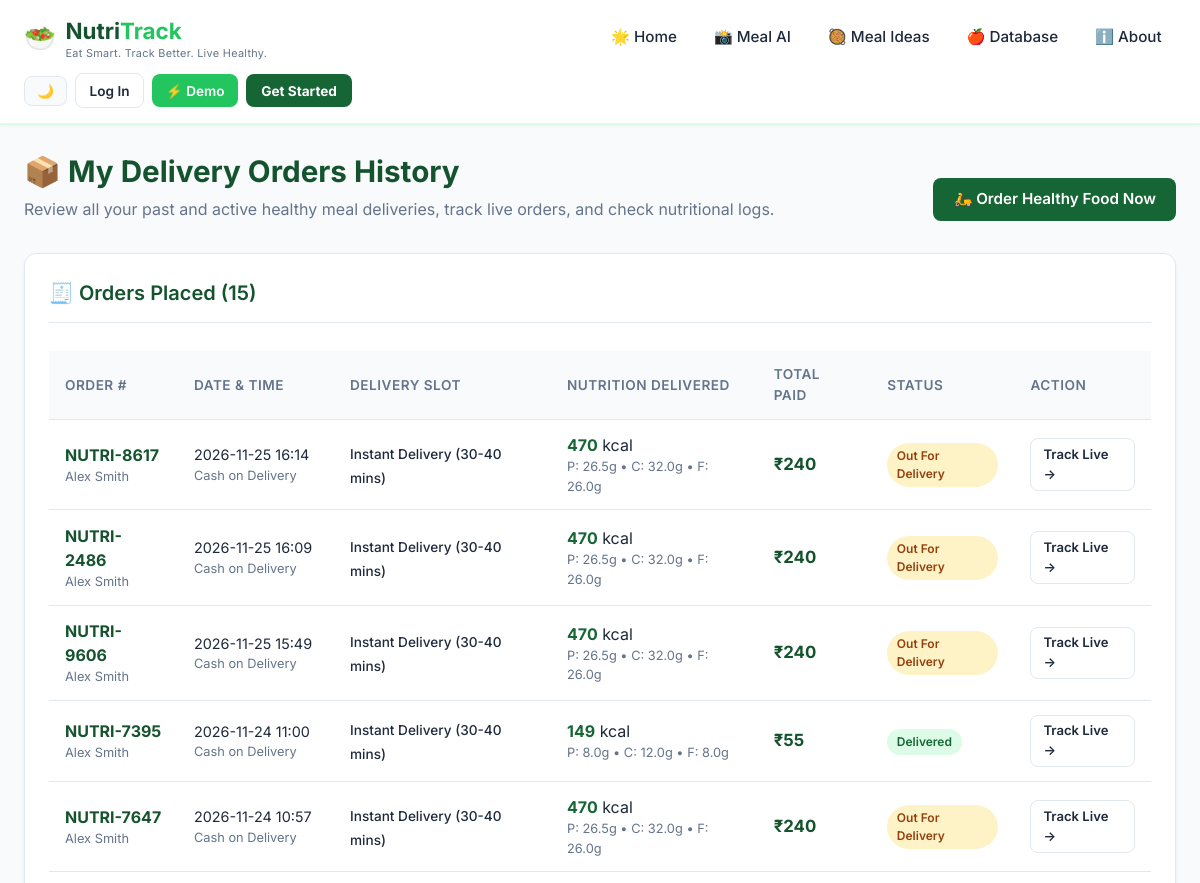
The page /orders (upper part) on the database as committed earlier.
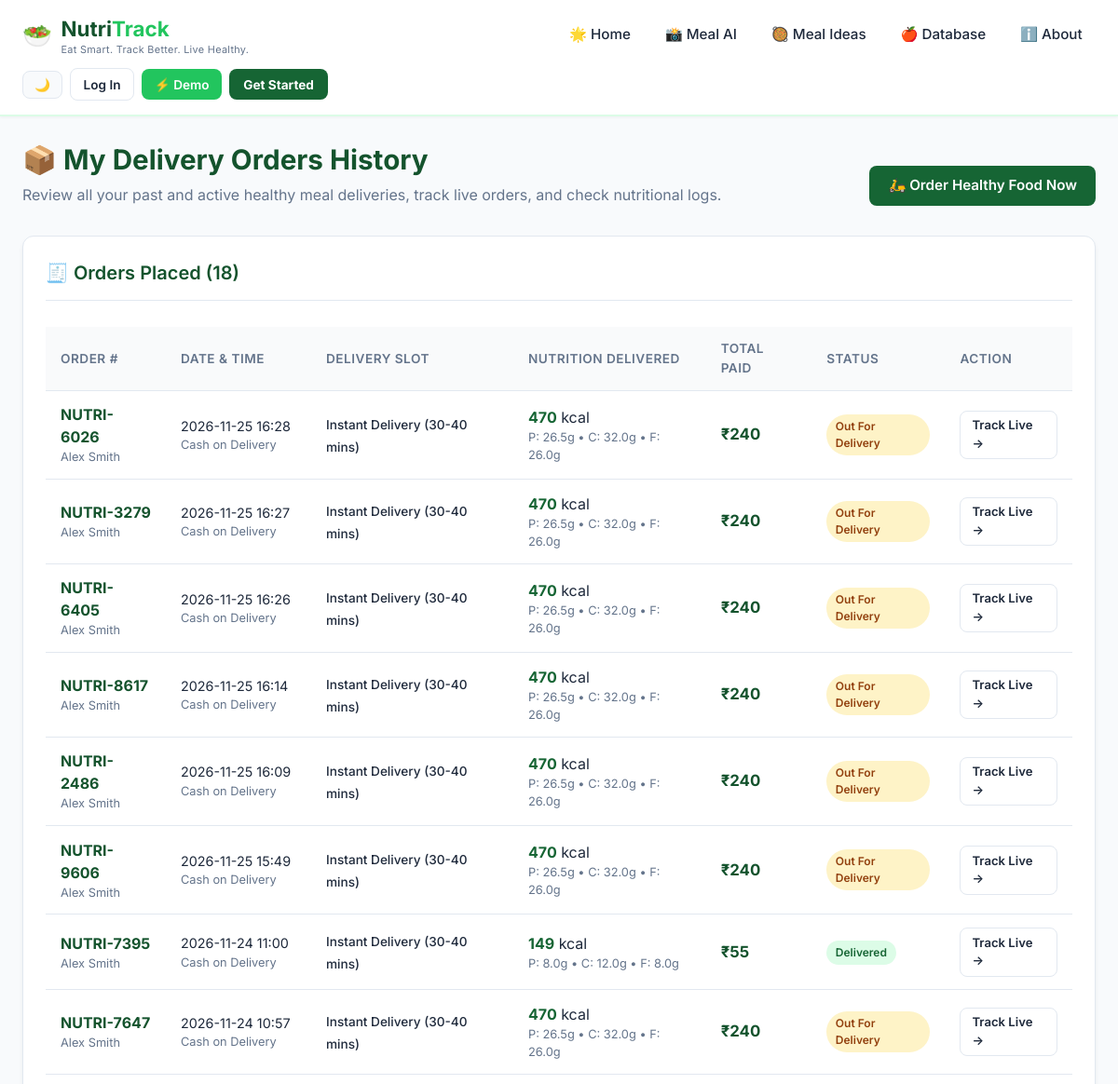
The same page on the database as committed later.
### tables this page shows
CREATE TABLE orders (
            id INTEGER PRIMARY KEY AUTOINCREMENT,
            order_number TEXT UNIQUE NOT NULL,
            user_id INTEGER NOT NULL DEFAULT 1,
            customer_name TEXT NOT NULL,
            phone TEXT NOT NULL,
            delivery_address TEXT NOT NULL,
            delivery_slot TEXT NOT NULL,
            payment_method TEXT NOT NULL DEFAULT 'Cash on Delivery',
            subtotal REAL NOT NULL,
            delivery_fee REAL NOT NULL DEFAULT 30.0,
            total_price REAL NOT NULL,
            total_calories REAL NOT NULL DEFAULT 0.0,
            total_protein REAL NOT NULL DEFAULT 0.0,
            total_carbs REAL NOT NULL DEFAULT 0.0,
            total_fat REAL NOT NULL DEFAULT 0.0,
            status TEXT NOT NULL DEFAULT 'Confirmed',
            rider_name TEXT DEFAULT 'Rahul Sharma',
            rider_phone TEXT DEFAULT '+91 98765 43210',
            estimated_delivery_time TEXT DEFAULT '30-40 mins',
            auto_logged INTEGER DEFAULT 1,
            created_at TIMESTAMP DEFAULT CURRENT_TIMESTAMP
        );

### app.py (the view)
@app.route("/orders", methods=["GET"])
def orders_history_view():
    orders = database.get_all_orders()
    return render_template(
        "orders.html",
        orders=orders,
        active_page="delivery"
    )

### app.py (called while the page is built)
@app.context_processor
def inject_user_context():
    user_id = session.get("user_id")
    current_user = None
    user_pref = {"dark_mode": 0, "unit_system": "metric", "email_reminders": 1}
    if user_id:
        current_user = database.get_user_by_id(user_id)
        user_pref = database.get_user_preferences(user_id)
    return {
        "current_user": current_user,
        "is_logged_in": current_user is not None,
        "user_pref": user_pref,
        "today_date": date.today().isoformat()
    }

### database.py (called while the page is built)
def get_db_connection():
    conn = sqlite3.connect(DB_PATH)
    conn.row_factory = sqlite3.Row
    return conn

def get_all_orders():
    init_db()
    conn = get_db_connection()
    orders = conn.execute("SELECT * FROM orders ORDER BY id DESC").fetchall()
    conn.close()
    return orders

### templates/orders.html (shortened to what this page needs)
{% extends "base.html" %}
{% block content %}
<div class="page-header" style="display: flex; justify-content: space-between; align-items: flex-end; flex-wrap: wrap; gap: 1rem;">
    <div>
        <h1>📦 My Delivery Orders History</h1>
        <p>Review all your past and active healthy meal deliveries, track live orders, and check nutritional logs.</p>
    </div>
    <div>
        <a href="{{ url_for('delivery_view') }}" class="btn btn-primary">
            🛵 Order Healthy Food Now
        </a>
    </div>
</div>
<div class="card">
    <div class="card-header">
        <h2 class="card-title">🧾 Orders Placed ({{ orders|length }})</h2>
    </div>
    {% if orders %}
    <div style="overflow-x: auto;">
        <table class="data-table">
            <thead>
                <tr>
                    <th>Order #</th>
                    <th>Date & Time</th>
                    <th>Delivery Slot</th>
                    <th>Nutrition Delivered</th>
                    <th>Total Paid</th>
                    <th>Status</th>
                    <th>Action</th>
                </tr>
            </thead>
            <tbody>
                {% for o in orders %}
                <tr>
                    <td>
                        <strong style="color: var(--primary-dark);">{{ o.order_number }}</strong>
                        <div style="font-size: 0.8rem; color: var(--text-muted);">{{ o.customer_name }}</div>
                    </td>
                    <td>
                        <div style="font-size: 0.9rem;">{{ o.created_at[:16] if o.created_at else 'Recent' }}</div>
                        <div style="font-size: 0.8rem; color: var(--text-muted);">{{ o.payment_method }}</div>
                    </td>
                    <td>
                        <span style="font-size: 0.85rem; font-weight: 500;">{{ o.delivery_slot }}</span>
                    </td>
                    <td>
                        <span style="font-weight: 700; color: var(--primary);">{{ o.total_calories|round|int }}</span> kcal
                        <div style="font-size: 0.8rem; color: var(--text-muted);">
                            P: {{ o.total_protein }}g &bull; C: {{ o.total_carbs }}g &bull; F: {{ o.total_fat }}g
                        </div>
                    </td>
                    <td>
                        <strong style="font-size: 1.05rem; color: var(--primary-dark);">₹{{ o.total_price|round|int }}</strong>
                    </td>
                    <td>
                        <span class="badge {% if o.status == 'Delivered' %}badge-vegan{% elif o.status == 'Out for Delivery' %}badge-vegetarian{% else %}badge-all{% endif %}">
                            {{ o.status }}
                        </span>
                    </td>
                    <td>
                        <a href="{{ url_for('track_order_view', order_id=o.id) }}" class="btn btn-outline" style="padding: 0.35rem 0.75rem; font-size: 0.82rem;">
                            Track Live &rarr;
                        </a>
                    </td>
                </tr>
                {% endfor %}
            </tbody>
        </table>
    </div>
    {% endif %}
</div>
{% endblock %}

### templates/base.html (shortened to what this page needs)
<!DOCTYPE html>
<html lang="en" data-theme="{{ 'dark' if user_pref and user_pref.dark_mode else 'light' }}">
<head>
    <link rel="stylesheet" href="{{ url_for('static', filename='css/style.css') }}">
</head>
<body>
    <header class="navbar">
        <div class="nav-container" style="display: flex; justify-content: space-between; align-items: center; flex-wrap: wrap; gap: 0.75rem;">
            <a href="{{ url_for('dashboard_view' if is_logged_in else 'landing_view') }}" class="brand-logo" title="NutriTrack AI System">
                <span class="logo-icon">🥗</span>
                <div>
                    <span class="logo-text">Nutri<strong>Track</strong></span>
                    <span style="display: block; font-size: 0.68rem; color: var(--text-muted); font-weight: normal; margin-top: -3px; letter-spacing: 0.3px;">
                        Eat Smart. Track Better. Live Healthy.
                    </span>
                </div>
            </a>
            <nav class="nav-links" style="display: flex; align-items: center; gap: 0.5rem; flex-wrap: wrap;">
                {% if is_logged_in %}
                    <a href="{{ url_for('dashboard_view') }}" class="nav-link {% if active_page == 'dashboard' %}active{% endif %}">
                        📊 Dashboard
                    </a>
                    <a href="{{ url_for('upload_view') }}" class="nav-link {% if active_page == 'upload' %}active{% endif %}">
                        📸 Meal AI
                    </a>
                    <a href="{{ url_for('meal_ideas_view') }}" class="nav-link {% if active_page == 'meal_ideas' %}active{% endif %}">
                        🥘 Meal Ideas
                    </a>
                    <a href="{{ url_for('history_view') }}" class="nav-link {% if active_page == 'history' %}active{% endif %}">
                        📜 History
                    </a>
                    <a href="{{ url_for('analytics_view') }}" class="nav-link {% if active_page == 'analytics' %}active{% endif %}">
                        📈 Analytics
                    </a>
                    <a href="{{ url_for('database_view') }}" class="nav-link {% if active_page == 'database' %}active{% endif %}">
                        🍎 Database
                    </a>
                    <a href="{{ url_for('meals_view') }}" class="nav-link {% if active_page == 'meals' %}active{% endif %}">
                        🍽️ Meals
                    </a>
                    <a href="{{ url_for('delivery_view') }}" class="nav-link {% if active_page == 'delivery' %}active{% endif %}" style="background: var(--secondary-light); color: var(--primary); font-weight: 600; border-radius: 8px;">
                        🛵 Delivery <span id="nav_cart_badge" style="background: var(--secondary); color: #fff; padding: 0.15rem 0.5rem; border-radius: 999px; font-size: 0.75rem; margin-left: 0.25rem;">0</span>
                    </a>
                {% else %}
                    <a href="{{ url_for('landing_view') }}" class="nav-link {% if active_page == 'landing' %}active{% endif %}">
                        🌟 Home
                    </a>
                    <a href="{{ url_for('upload_view') }}" class="nav-link {% if active_page == 'upload' %}active{% endif %}">
                        📸 Meal AI
                    </a>
                    <a href="{{ url_for('meal_ideas_view') }}" class="nav-link {% if active_page == 'meal_ideas' %}active{% endif %}">
                        🥘 Meal Ideas
                    </a>
                    <a href="{{ url_for('database_view') }}" class="nav-link {% if active_page == 'database' %}active{% endif %}">
                        🍎 Database
                    </a>
                    <a href="{{ url_for('about_view') }}" class="nav-link {% if active_page == 'about' %}active{% endif %}">
                        ℹ️ About
                    </a>
                {% endif %}
            </nav>
            <div style="display: flex; align-items: center; gap: 0.5rem;">
                <button type="button" class="theme-toggle-btn" id="theme_toggle_btn" onclick="toggleTheme()" title="Toggle Dark/Light Mode">
                    <span id="theme_icon">🌙</span>
                </button>
                {% if is_logged_in %}
                    <a href="{{ url_for('profile_view') }}" class="user-nav-pill" title="User Profile & Goals">
                        <span>👤</span>
                        <span>{{ current_user.name }}</span>
                    </a>
                    <a href="{{ url_for('settings_view') }}" class="btn btn-outline" style="padding: 0.4rem 0.65rem; border-radius: 8px;" title="Settings">
                        ⚙️
                    </a>
                    <a href="{{ url_for('logout_view') }}" class="btn btn-outline" style="padding: 0.4rem 0.75rem; font-size: 0.82rem; border-radius: 8px; color: var(--danger); border-color: #fca5a5;">
                        Logout
                    </a>
                {% else %}
                    <a href="{{ url_for('login_view') }}" class="btn btn-outline" style="padding: 0.4rem 0.85rem; font-size: 0.85rem;">
                        Log In
                    </a>
                    <a href="{{ url_for('demo_login_view') }}" class="btn btn-secondary" style="padding: 0.4rem 0.85rem; font-size: 0.85rem;" title="1-Click Demo Login">
                        ⚡ Demo
                    </a>
                    <a href="{{ url_for('register_view') }}" class="btn btn-primary" style="padding: 0.4rem 0.95rem; font-size: 0.85rem; font-weight: 700;">
                        Get Started
                    </a>
                {% endif %}
            </div>
        </div>
    </header>
    <main class="main-content">
        {% block content %}{% endblock %}
    </main>
</body>
</html>

### static/css/style.css (style rules this page uses)
:root { --primary: #166534; --primary-dark: #14532d; --primary-light: #dcfce7; --secondary: #22c55e; --secondary-light: #f0fdf4; --accent: #dcfce7; --text-dark: #1e293b; --text-muted: #64748b; --border: #e2e8f0; --card-bg: #ffffff; --bg-light: #f8fafc; --danger: #ef4444; --success: #16a34a; --warning: #f59e0b; --radius: 12px; --shadow: 0 4px 6px -1px rgba(0, 0, 0, 0.07), 0 2px 4px -2px rgba(0, 0, 0, 0.05); --shadow-lg: 0 10px 15px -3px rgba(0, 0, 0, 0.1), 0 4px 6px -4px rgba(0, 0, 0, 0.05); }
* { box-sizing: border-box; margin: 0; padding: 0; }
body { font-family: 'Inter', -apple-system, BlinkMacSystemFont, "Segoe UI", Roboto, sans-serif; background-color: var(--bg-light); color: var(--text-dark); line-height: 1.5; min-height: 100vh; display: flex; flex-direction: column; }
.navbar { background-color: #ffffff; border-bottom: 2px solid var(--primary-light); position: sticky; top: 0; z-index: 100; box-shadow: 0 1px 3px rgba(0, 0, 0, 0.05); }
.nav-container { max-width: 1200px; margin: 0 auto; padding: 0.9rem 1.5rem; display: flex; align-items: center; justify-content: space-between; }
.brand-logo { display: flex; align-items: center; gap: 0.6rem; text-decoration: none; color: var(--primary-dark); font-size: 1.4rem; font-weight: 700; }
.brand-logo .logo-icon { font-size: 1.6rem; }
.brand-logo strong { color: var(--secondary); }
.nav-links { display: flex; gap: 0.75rem; }
.nav-link { text-decoration: none; color: var(--text-dark); font-weight: 500; font-size: 0.95rem; padding: 0.5rem 0.9rem; border-radius: 8px; transition: all 0.2s ease; }
.main-content { flex: 1; max-width: 1200px; width: 100%; margin: 1.5rem auto; padding: 0 1.5rem; }
.page-header { margin-bottom: 2rem; }
.page-header h1 { font-size: 1.85rem; color: var(--primary-dark); font-weight: 700; display: flex; align-items: center; gap: 0.5rem; }
.page-header p { color: var(--text-muted); font-size: 1rem; margin-top: 0.25rem; }
.card { background: var(--card-bg); border-radius: var(--radius); padding: 1.5rem; box-shadow: var(--shadow); border: 1px solid var(--border); margin-bottom: 1.5rem; }
.card-header { border-bottom: 1px solid var(--border); padding-bottom: 0.85rem; margin-bottom: 1.25rem; display: flex; justify-content: space-between; align-items: center; }
.card-title { font-size: 1.25rem; font-weight: 600; color: var(--primary-dark); display: flex; align-items: center; gap: 0.5rem; }
.btn { display: inline-flex; align-items: center; justify-content: center; gap: 0.4rem; font-weight: 600; font-size: 0.95rem; padding: 0.65rem 1.25rem; border-radius: 8px; border: none; cursor: pointer; text-decoration: none; transition: all 0.2s ease; }
.btn-primary { background-color: var(--primary); color: #ffffff; }
.btn-secondary { background-color: var(--secondary); color: #ffffff; }
.btn-outline { background-color: transparent; border: 1.5px solid var(--border); color: var(--text-dark); }
.data-table { width: 100%; border-collapse: collapse; margin-top: 0.5rem; }
.data-table th, .data-table td { padding: 0.85rem 1rem; text-align: left; border-bottom: 1px solid var(--border); }
.data-table th { background-color: #f9fafb; font-weight: 600; font-size: 0.85rem; color: var(--text-muted); text-transform: uppercase; letter-spacing: 0.5px; }
.badge { display: inline-block; padding: 0.25rem 0.6rem; font-size: 0.75rem; font-weight: 600; border-radius: 9999px; text-transform: capitalize; }
.badge-vegan { background-color: #dcfce7; color: #166534; }
.badge-vegetarian { background-color: #fef3c7; color: #92400e; }
.theme-toggle-btn { background: var(--bg-light); border: 1px solid var(--border); color: var(--text-dark); padding: 0.4rem 0.75rem; border-radius: 8px; cursor: pointer; display: inline-flex; align-items: center; gap: 0.4rem; font-size: 0.85rem; font-weight: 600; transition: all 0.2s ease; }

Rows that differ between the two databases and show on the page:
added orders: order_number "NUTRI-6026", customer_name "Alex Smith", created_at "2026-11-25 16:28", payment_method "Cash on Delivery", delivery_slot "Instant Delivery (30-40 mins)", total_calories "470", total_protein "26.5", total_carbs "32.0", total_fat "26.0", total_price "240", status "Out For Delivery"
added orders: order_number "NUTRI-3279", customer_name "Alex Smith", created_at "2026-11-25 16:27", payment_method "Cash on Delivery", delivery_slot "Instant Delivery (30-40 mins)", total_calories "470", total_protein "26.5", total_carbs "32.0", total_fat "26.0", total_price "240", status "Out For Delivery"
added orders: order_number "NUTRI-6405", customer_name "Alex Smith", created_at "2026-11-25 16:26", payment_method "Cash on Delivery", delivery_slot "Instant Delivery (30-40 mins)", total_calories "470", total_protein "26.5", total_carbs "32.0", total_fat "26.0", total_price "240", status "Out For Delivery"
Other text that changed with them:
{{ orders|length }}: "15" → "18"
